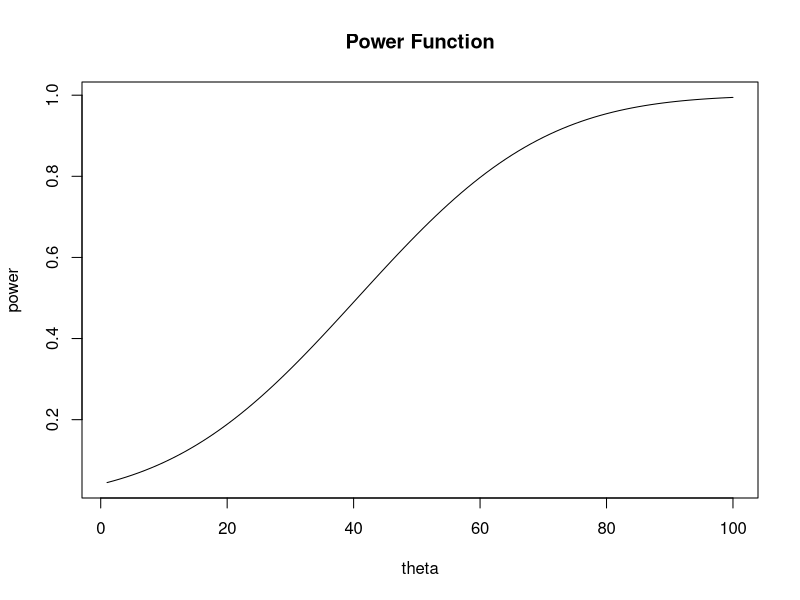

This chart was generated by the following R code: (Note: this script raises an error after producing the figure.)
#############################################################
#############################################################

# problem1
# (b)

mu = 7725 # given
d.intake = c(5260, 5470, 5640, 6180, 6392, 6515, 6805, 7515, 
	7515, 8230, 8770) # data

x.bar = mean(d.intake)
s = sd(d.intake)
n = length(d.intake)
t.stat = (x.bar - mu) / (s / sqrt(n))
t.stat # calculated t statistic


# (c)

df = n - 1 # degrees of freedom
# two tail
p.value = 2 * pt(t.stat, df) # pt means cdf of t distribution

# by using built in function
# one tail: right
t.test(x = d.intake, mu = 7725, alt = "greater")

# one tail: left
t.test(x = d.intake, mu = 7725, alt = "less")

# two tail
t.test(x = d.intake, mu = 7725)

#############################################################
#############################################################

# problem2
# data input

expend = c(9.21, 7.53, 7.48, 8.08, 8.09, 10.15, 8.40, 
	10.88, 6.13, 7.90, 11.51, 12.79, 7.05, 11.85, 
	9.97, 7.48, 8.79, 9.69, 9.68, 7.58, 9.19, 8.11)
stature = c("obese", rep("lean", 9), "obese", "obese", "lean",
	"obese", "obese", "lean", rep("obese", 3), "lean", 
	"obese", "lean")

# for unequal variances
exp.lean = expend[stature == "lean"] # data extraction
exp.obese = expend[stature == "obese"] # data extraction

x1.bar = mean(exp.lean)
x2.bar = mean(exp.obese)

var1 = var(exp.lean)
var2 = var(exp.obese)

n1 = length(exp.lean)
n2 = length(exp.obese)

numerator = x1.bar - x2.bar
denominator = sqrt(var1 / n1 + var2 / n2)

t.stat = numerator / denominator
t.stat # calculated t statistic

numer = (var1 / n1 + var2 / n2) ^ 2
denom = ((var1 / n1) ^ 2) / (n1 - 1) + (
	(var2 / n2) ^ 2) / (n2 - 1)
df = numer / denom
p.value = 2 * pt(t.stat, df)

# by using built in function
t.test(expend~stature)

# for equal variances
df = n1 + n2 - 2
s = sqrt(((n1 - 1) * var1 + (n2 - 1) * var2) / df)
t.stat = numerator / (s * sqrt(1 / n1 + 1 / n2))
p.value = 2 * pt(t.stat, df)

# by using built in function
t.test(expend~stature, var.equal = T)

#############################################################
#############################################################

# problem3
# (i) 
theta.null = 3.2
sigma = sqrt(.5)
crit.value = 4.2
crit.z = (crit.value - theta.null) / sigma
alpha = 1 - pnorm(crit.z)

# (ii)

power.f = function(crit.value, theta){
	z = (crit.value - theta) / sigma
	power = 1 - pnorm(z)
	return(power)
}

power.f(4.2, 4)

theta1 = seq(3, 6, length = 100)
power = power.f(4.2, theta1)
plot(power, type = "l", main = "Power Function", xlab = "theta")

#############################################################
#############################################################

# problem4
library(MASS)
contin.tabl = table(survey$Smoke, survey$Exer)  

chisq.test(contin.tabl)

#############################################################
#############################################################
	
# problem5

library(stats4) # loading library

h = c(115, 117, 120, 123, 126, 129, 132, 139, 
	142, 146, 150, 154, 159, 164, 135)
w = c(58:64, 66:72, 65) # data
n = length(w)
# function writing
loglik.H1 = function(b0, b1, sigma2){
	loglik = -n/2 * log(sigma2) - 1 / (2 * sigma2) * sum((w - b0 - b1 * h) ^ 2)
	return(-loglik)
}

# using mle() of stats4 library
est.H1 = mle(minuslog = loglik.H1, 
	start = list(b0 = 5, b1 = 5, sigma2 = 5))

summary(est.H1)

loglik.H0 = function(b0, sigma2){
	loglik = -n/2 * log(sigma2) -1 / (2 * sigma2) * sum((w - b0) ^ 2)
	return(-loglik)
}

est.H0 = mle(minuslog = loglik.H0, 
	start = list(b0 = 5, sigma2 = 5))

summary(est.H0)

chisq.LRT = -2 * (logLik(est.H0) - logLik(est.H1))
p.value = 1 - pchisq(chisq.LRT, df = 2)

#############################################################
#############################################################

# problem6
# equal variances
x1 = c(2.40, 1.50, 2.00, 1.90, 2.30, 2.90, 2.80, 2.60, 3.50, 
	4.50, 3.70, 5.50, 2.80, 6.50, 5.60)
n1 = length(x1)
x1.bar = mean(x1)

x2 = c(2.60, 1.50, 1.30, 2.40, 2.90, 3.00, 3.10, 3.90, 
	2.90, 3.90, 4.80)
n2 = length(x2)
x2.bar = mean(x2)

var1 = var(x1)
var2 = var(x2)

df = n1 + n2 - 2
s.sq = (((n1 - 1) * var1 + (n2 - 1) * var2) / df)
s.sq

t.stat = (x1.bar - x2.bar) / sqrt(s.sq * (1 / n1 + 1 / n2))
t.stat


p.value = 2 * pt(t.stat,  23.912, T)
p.value

# unequal variances
t.stat = (x1.bar - x2.bar) / sqrt(var1 / n1 + var2 / n2)
t.stat
numerator = (var1 / n1 + var2 / n2) ^ 2
denominator = (var2 / n1) ^ 2 / (n1 - 1) + (var2 / n2) ^ 2/ (n2 - 1)
df = numerator / denominator                  

p.value = 2 * pt(t.stat, df, T)
p.value

t.test(x1, x2)
#############################################################
#############################################################

# problem7
alpha = .1
beta = .1
A = (1 - beta) / alpha
B = beta / (1 - alpha)


x = c(73.23, 63.62, 57.45, 85.32, 87.44, 65.80, 71.03, 74.58, 
	75.60, 71.53, 69.27, 55.54, 70.04, 48.99, 87.11, 81.21,
	70.47, 65.78, 79.89, 94.43)

n = length(x)

cum.x = cumsum(x)
mu0 = 75
mu1 = 78
sigma2 = 100

low = c()
up = c()
x.bar = c()

for(m in 1:n){
	x.bar[m] = cum.x[m] / m
	
	temp1 = log(B) + m / (2 * sigma2) * (mu1 ^ 2 - mu0 ^ 2)
	temp2 = log(A) + m / (2 * sigma2) * (mu1 ^ 2 - mu0 ^ 2)
	temp3 = m / sigma2 * (mu1 - mu0)

	low[m] = temp1 / temp3
	up[m] = temp2 / temp3

	cat(low[m], x.bar[m], up[m], "\n")
}

##########################################################################
#for(m in 1:n){
	#x.bar[m] = cum.x[m] / m
	
	#temp1 = log(B) + m / (2 * sigma2) * (mu1 ^ 2 - mu0 ^ 2)
	#temp2 = log(A) + m / (2 * sigma2) * (mu1 ^ 2 - mu0 ^ 2)
	#temp3 = m / sigma2 * (mu1 - mu0)

	#low[m] = temp1 / temp3
	#up[m] = temp2 / temp3

	#cat(c(round(low[m], 2), "\t", round(x.bar[m], 2), "\t", round(up[m], 2), "\n"))

	#if(up[m] < x.bar[m] | low[m] > x.bar[m]){
		#break
	#}
#}

##########################################################################
####  OC function   ###
# under null,mu=mu0
OC.0=function(mu1,mu0,mu=mu0){
    h0=(mu1+mu0-2*mu)/(mu1-mu0)
    L0=(A**h0-1)/(A**h0-B**h0)
    return(L0)
}
oc.0=OC.0(78,75)
oc

# under alternative ,mu=mu1
OC.1=function(mu1,mu0,mu=mu1){
    h1=(mu1+mu0-2*mu)/(mu1-mu0)
    L1=(A**h1-1)/(A**h1-B**h1)
    return(L1)
}
oc.1=OC.1(78,75)
oc.1


#### ASN funtion ######
# Under null,mu=mu0
sigma=10
ASN.0=function(mu0){
    expct.z=(mu1-mu0)*(2*mu0-mu1-mu0)/(2*sigma^2)
    asn.0=(oc.0*log(B)+(1-oc.0)*log(A))/expct.z
    return(asn.0)
}
ASN.0(75)

# Under alternative,mu=mu1
sigma=10
ASN.1=function(mu1){
    expct.z=(mu1-mu0)*(2*mu1-mu1-mu0)/(2*sigma^2)
    asn.1=(oc.1*log(B)+(1-oc.1)*log(A))/expct.z
    return(asn.1)
}
ASN.1(78)
#############################################################
#############################################################

# problem8

x = c(58, 59, 67, 68, 70, 112, 74, 75, 76, 78, 80, 82, 83, 84, 86, 88, 
	90, 92, 93, 94, 97, 98, 104, 110)
z = (x - 85) / 15
ks.test(z, "pnorm")


#############################################################
#############################################################

# problem9
x = c(206, 238, 224, 257, 230)
y = c(236, 209, 287, 276, 252, 251)

ks.test(x, y)